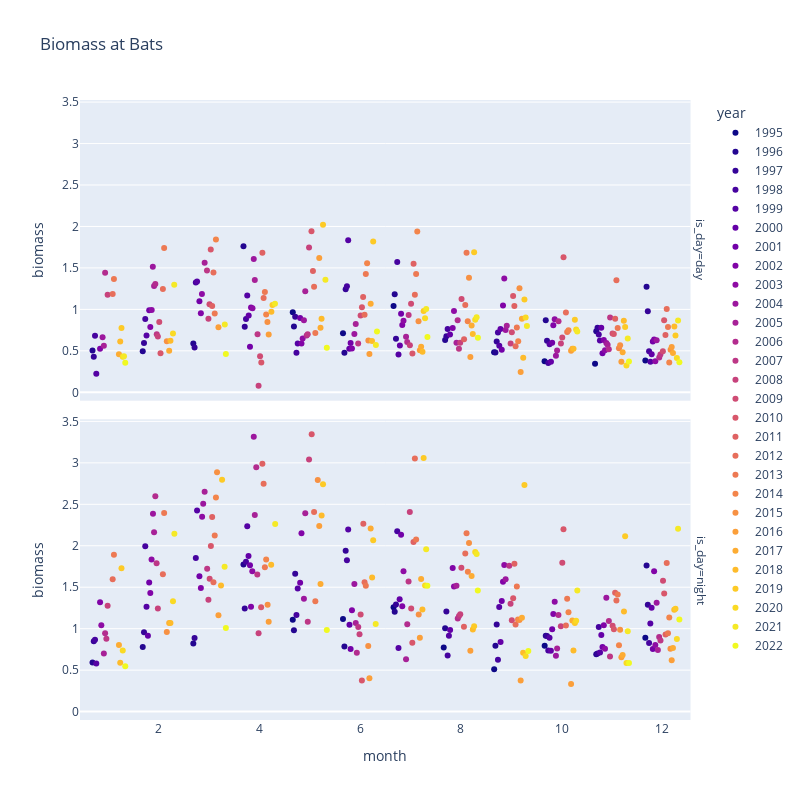

Here is the notebook cell this chart was saved with:
### Code cell
cmap = plt.get_cmap("RdBu_r")
cmap = plt.get_cmap("plasma")
n_colors = data_df.year.unique().size
rgba_colors = [cmap(i / (n_colors - 1)) for i in range(n_colors)]
hex_colors = [mcolors.to_hex(c) for c in rgba_colors]

px.strip(
    data_df,
    x="month",
    y="biomass",
    color="year",
    facet_row="is_day",
    title=f"Biomass at {station}",
    color_discrete_sequence=hex_colors,
).update_layout(height=800, width=800)

### Figure 1 — Plotly figure (JSON) as saved in the notebook; plotly's stock layout.template omitted (floating-point values rounded to 4 significant figures)
{"data": [{"alignmentgroup": "True", "boxpoints": "all", "fillcolor": "rgba(255,255,255,0)", "hoveron": "points", "hovertemplate": "year=1995<br>is_day=day<br>month=%{x}<br>biomass=%{y}<extra></extra>", "legendgroup": "1995", "line": {"color": "rgba(255,255,255,0)"}, "marker": {"color": "#0d0887"}, "name": "1995", "offsetgroup": "1995", "orientation": "v", "pointpos": 0, "showlegend": true, "type": "box", "x": [5, 6, 7, 9, 10, 11, 12], "x0": " ", "xaxis": "x2", "y": [0.964, 0.712, 1.042, 0.484, 0.374, 0.344, 0.384], "y0": " ", "yaxis": "y2"}, {"alignmentgroup": "True", "boxpoints": "all", "fillcolor": "rgba(255,255,255,0)", "hoveron": "points", "hovertemplate": "year=1995<br>is_day=night<br>month=%{x}<br>biomass=%{y}<extra></extra>", "legendgroup": "1995", "line": {"color": "rgba(255,255,255,0)"}, "marker": {"color": "#0d0887"}, "name": "1995", "offsetgroup": "1995", "orientation": "v", "pointpos": 0, "showlegend": false, "type": "box", "x": [5, 6, 7, 8, 9, 10, 12], "x0": " ", "xaxis": "x", "y": [1.108, 1.116, 1.258, 0.774, 0.512, 0.794, 0.892], "y0": " ", "yaxis": "y"}, {"alignmentgroup": "True", "boxpoints": "all", "fillcolor": "rgba(255,255,255,0)", "hoveron": "points", "hovertemplate": "year=1996<br>is_day=day<br>month=%{x}<br>biomass=%{y}<extra></extra>", "legendgroup": "1996", "line": {"color": "rgba(255,255,255,0)"}, "marker": {"color": "#240691"}, "name": "1996", "offsetgroup": "1996", "orientation": "v", "pointpos": 0, "showlegend": true, "type": "box", "x": [1, 2, 3, 4, 5, 6, 7, 8, 9, 10, 11, 12], "x0": " ", "xaxis": "x2", "y": [0.504, 0.496, 0.589, 1.762, 0.794, 0.476, 1.184, 0.632, 0.48, 0.87, 0.736, 1.272], "y0": " ", "yaxis": "y2"}, {"alignmentgroup": "True", "boxpoints": "all", "fillcolor": "rgba(255,255,255,0)", "hoveron": "points", "hovertemplate": "year=1996<br>is_day=night<br>month=%{x}<br>biomass=%{y}<extra></extra>", "legendgroup": "1996", "line": {"color": "rgba(255,255,255,0)"}, "marker": {"color": "#240691"}, "name": "1996", "offsetgroup": "1996", "orientation": "v", "pointpos": 0, "showlegend": false, "type": "box", "x": [1, 2, 3, 4, 5, 6, 7, 8, 9, 10, 11, 12], "x0": " ", "xaxis": "x", "y": [0.592, 0.779, 0.822, 1.773, 0.98, 0.786, 1.204, 1.004, 0.794, 0.916, 0.692, 1.762], "y0": " ", "yaxis": "y"}, {"alignmentgroup": "True", "boxpoints": "all", "fillcolor": "rgba(255,255,255,0)", "hoveron": "points", "hovertemplate": "year=1997<br>is_day=day<br>month=%{x}<br>biomass=%{y}<extra></extra>", "legendgroup": "1997", "line": {"color": "rgba(255,255,255,0)"}, "marker": {"color": "#350498"}, "name": "1997", "offsetgroup": "1997", "orientation": "v", "pointpos": 0, "showlegend": true, "type": "box", "x": [1, 2, 3, 4, 5, 6, 7, 8, 9, 10, 11, 12], "x0": " ", "xaxis": "x2", "y": [0.43, 0.594, 0.539, 0.79, 0.91, 1.242, 0.646, 0.676, 0.614, 0.622, 0.778, 0.976], "y0": " ", "yaxis": "y2"}, {"alignmentgroup": "True", "boxpoints": "all", "fillcolor": "rgba(255,255,255,0)", "hoveron": "points", "hovertemplate": "year=1997<br>is_day=night<br>month=%{x}<br>biomass=%{y}<extra></extra>", "legendgroup": "1997", "line": {"color": "rgba(255,255,255,0)"}, "marker": {"color": "#350498"}, "name": "1997", "offsetgroup": "1997", "orientation": "v", "pointpos": 0, "showlegend": false, "type": "box", "x": [1, 2, 3, 4, 5, 6, 7, 8, 9, 10, 11, 12], "x0": " ", "xaxis": "x", "y": [0.847, 0.956, 0.887, 1.242, 1.662, 1.94, 1.292, 1.208, 1.05, 0.912, 0.7, 1.29], "y0": " ", "yaxis": "y"}, {"alignmentgroup": "True", "boxpoints": "all", "fillcolor": "rgba(255,255,255,0)", "hoveron": "points", "hovertemplate": "year=1998<br>is_day=day<br>month=%{x}<br>biomass=%{y}<extra></extra>", "legendgroup": "1998", "line": {"color": "rgba(255,255,255,0)"}, "marker": {"color": "#46039f"}, "name": "1998", "offsetgroup": "1998", "orientation": "v", "pointpos": 0, "showlegend": true, "type": "box", "x": [1, 2, 3, 4, 5, 6, 7, 8, 9, 10, 11, 12], "x0": " ", "xaxis": "x2", "y": [0.682, 0.883, 1.324, 0.884, 0.478, 1.278, 1.57, 0.762, 0.722, 0.354, 0.696, 0.496], "y0": " ", "yaxis": "y2"}, {"alignmentgroup": "True", "boxpoints": "all", "fillcolor": "rgba(255,255,255,0)", "hoveron": "points", "hovertemplate": "year=1998<br>is_day=night<br>month=%{x}<br>biomass=%{y}<extra></extra>", "legendgroup": "1998", "line": {"color": "rgba(255,255,255,0)"}, "marker": {"color": "#46039f"}, "name": "1998", "offsetgroup": "1998", "orientation": "v", "pointpos": 0, "showlegend": false, "type": "box", "x": [1, 2, 3, 4, 5, 6, 7, 8, 9, 10, 11, 12], "x0": " ", "xaxis": "x", "y": [0.866, 1.995, 1.852, 1.806, 1.166, 1.824, 2.174, 0.676, 0.626, 0.738, 1.02, 0.826], "y0": " ", "yaxis": "y"}, {"alignmentgroup": "True", "boxpoints": "all", "fillcolor": "rgba(255,255,255,0)", "hoveron": "points", "hovertemplate": "year=1999<br>is_day=day<br>month=%{x}<br>biomass=%{y}<extra></extra>", "legendgroup": "1999", "line": {"color": "rgba(255,255,255,0)"}, "marker": {"color": "#5502a4"}, "name": "1999", "offsetgroup": "1999", "orientation": "v", "pointpos": 0, "showlegend": true, "type": "box", "x": [1, 2, 3, 4, 5, 6, 7, 9, 10, 11, 12], "x0": " ", "xaxis": "x2", "y": [0.225, 0.685, 1.336, 1.168, 0.588, 1.834, 0.456, 0.56, 0.578, 0.624, 0.368], "y0": " ", "yaxis": "y2"}, {"alignmentgroup": "True", "boxpoints": "all", "fillcolor": "rgba(255,255,255,0)", "hoveron": "points", "hovertemplate": "year=1999<br>is_day=night<br>month=%{x}<br>biomass=%{y}<extra></extra>", "legendgroup": "1999", "line": {"color": "rgba(255,255,255,0)"}, "marker": {"color": "#5502a4"}, "name": "1999", "offsetgroup": "1999", "orientation": "v", "pointpos": 0, "showlegend": false, "type": "box", "x": [1, 2, 3, 4, 5, 6, 7, 8, 9, 10, 11, 12], "x0": " ", "xaxis": "x", "y": [0.5787, 1.266, 2.424, 2.234, 1.486, 2.195, 0.768, 0.916, 1.262, 0.892, 0.714, 1.062], "y0": " ", "yaxis": "y"}, {"alignmentgroup": "True", "boxpoints": "all", "fillcolor": "rgba(255,255,255,0)", "hoveron": "points", "hovertemplate": "year=2000<br>is_day=day<br>month=%{x}<br>biomass=%{y}<extra></extra>", "legendgroup": "2000", "line": {"color": "rgba(255,255,255,0)"}, "marker": {"color": "#6400a7"}, "name": "2000", "offsetgroup": "2000", "orientation": "v", "pointpos": 0, "showlegend": true, "type": "box", "x": [4, 6, 7, 8, 9, 10, 11, 12], "x0": " ", "xaxis": "x2", "y": [0.926, 0.524, 0.564, 0.696, 0.764, 0.368, 0.778, 0.46], "y0": " ", "yaxis": "y2"}, {"alignmentgroup": "True", "boxpoints": "all", "fillcolor": "rgba(255,255,255,0)", "hoveron": "points", "hovertemplate": "year=2000<br>is_day=night<br>month=%{x}<br>biomass=%{y}<extra></extra>", "legendgroup": "2000", "line": {"color": "rgba(255,255,255,0)"}, "marker": {"color": "#6400a7"}, "name": "2000", "offsetgroup": "2000", "orientation": "v", "pointpos": 0, "showlegend": false, "type": "box", "x": [2, 4, 6, 7, 8, 9, 10, 11, 12], "x0": " ", "xaxis": "x", "y": [0.916, 1.876, 1.046, 1.356, 0.984, 0.838, 0.734, 0.924, 1.252], "y0": " ", "yaxis": "y"}, {"alignmentgroup": "True", "boxpoints": "all", "fillcolor": "rgba(255,255,255,0)", "hoveron": "points", "hovertemplate": "year=2001<br>is_day=day<br>month=%{x}<br>biomass=%{y}<extra></extra>", "legendgroup": "2001", "line": {"color": "rgba(255,255,255,0)"}, "marker": {"color": "#7201a8"}, "name": "2001", "offsetgroup": "2001", "orientation": "v", "pointpos": 0, "showlegend": true, "type": "box", "x": [2, 3, 4, 5, 6, 7, 9, 10, 11, 12], "x0": " ", "xaxis": "x2", "y": [0.99, 1.098, 0.55, 0.896, 0.594, 0.946, 0.512, 0.598, 0.472, 0.614], "y0": " ", "yaxis": "y2"}, {"alignmentgroup": "True", "boxpoints": "all", "fillcolor": "rgba(255,255,255,0)", "hoveron": "points", "hovertemplate": "year=2001<br>is_day=night<br>month=%{x}<br>biomass=%{y}<extra></extra>", "legendgroup": "2001", "line": {"color": "rgba(255,255,255,0)"}, "marker": {"color": "#7201a8"}, "name": "2001", "offsetgroup": "2001", "orientation": "v", "pointpos": 0, "showlegend": false, "type": "box", "x": [2, 3, 4, 5, 6, 7, 9, 10, 11, 12], "x0": " ", "xaxis": "x", "y": [1.558, 1.631, 1.766, 1.554, 0.754, 2.132, 1.334, 0.992, 0.78, 0.756], "y0": " ", "yaxis": "y"}, {"alignmentgroup": "True", "boxpoints": "all", "fillcolor": "rgba(255,255,255,0)", "hoveron": "points", "hovertemplate": "year=2002<br>is_day=day<br>month=%{x}<br>biomass=%{y}<extra></extra>", "legendgroup": "2002", "line": {"color": "rgba(255,255,255,0)"}, "marker": {"color": "#8104a7"}, "name": "2002", "offsetgroup": "2002", "orientation": "v", "pointpos": 0, "showlegend": true, "type": "box", "x": [1, 2, 3, 4, 5, 6, 7, 8, 9, 10, 11, 12], "x0": " ", "xaxis": "x2", "y": [0.524, 0.788, 0.952, 1.023, 0.588, 0.528, 0.812, 0.774, 1.048, 0.808, 0.632, 0.638], "y0": " ", "yaxis": "y2"}, {"alignmentgroup": "True", "boxpoints": "all", "fillcolor": "rgba(255,255,255,0)", "hoveron": "points", "hovertemplate": "year=2002<br>is_day=night<br>month=%{x}<br>biomass=%{y}<extra></extra>", "legendgroup": "2002", "line": {"color": "rgba(255,255,255,0)"}, "marker": {"color": "#8104a7"}, "name": "2002", "offsetgroup": "2002", "orientation": "v", "pointpos": 0, "showlegend": false, "type": "box", "x": [1, 2, 3, 4, 5, 6, 7, 8, 9, 10, 11, 12], "x0": " ", "xaxis": "x", "y": [1.318, 1.43, 1.491, 1.266, 2.15, 1.222, 1.272, 1.732, 1.566, 1.176, 1.04, 1.694], "y0": " ", "yaxis": "y"}, {"alignmentgroup": "True", "boxpoints": "all", "fillcolor": "rgba(255,255,255,0)", "hoveron": "points", "hovertemplate": "year=2003<br>is_day=day<br>month=%{x}<br>biomass=%{y}<extra></extra>", "legendgroup": "2003", "line": {"color": "rgba(255,255,255,0)"}, "marker": {"color": "#8e0ca4"}, "name": "2003", "offsetgroup": "2003", "orientation": "v", "pointpos": 0, "showlegend": true, "type": "box", "x": [2, 3, 4, 5, 7, 8, 9, 10, 11, 12], "x0": " ", "xaxis": "x2", "y": [0.994, 1.187, 1.013, 0.648, 0.862, 0.982, 1.372, 0.88, 0.508, 0.374], "y0": " ", "yaxis": "y2"}, {"alignmentgroup": "True", "boxpoints": "all", "fillcolor": "rgba(255,255,255,0)", "hoveron": "points", "hovertemplate": "year=2003<br>is_day=night<br>month=%{x}<br>biomass=%{y}<extra></extra>", "legendgroup": "2003", "line": {"color": "rgba(255,255,255,0)"}, "marker": {"color": "#8e0ca4"}, "name": "2003", "offsetgroup": "2003", "orientation": "v", "pointpos": 0, "showlegend": false, "type": "box", "x": [1, 2, 3, 4, 7, 8, 9, 10, 11, 12], "x0": " ", "xaxis": "x", "y": [1.04, 1.834, 2.351, 1.693, 1.692, 1.508, 1.768, 1.326, 0.758, 0.802], "y0": " ", "yaxis": "y"}, {"alignmentgroup": "True", "boxpoints": "all", "fillcolor": "rgba(255,255,255,0)", "hoveron": "points", "hovertemplate": "year=2004<br>is_day=day<br>month=%{x}<br>biomass=%{y}<extra></extra>", "legendgroup": "2004", "line": {"color": "rgba(255,255,255,0)"}, "marker": {"color": "#9c179e"}, "name": "2004", "offsetgroup": "2004", "orientation": "v", "pointpos": 0, "showlegend": true, "type": "box", "x": [1, 2, 4, 5, 6, 9, 10, 11, 12], "x0": " ", "xaxis": "x2", "y": [0.664, 1.514, 1.609, 0.87, 0.704, 0.752, 0.44, 0.594, 0.628], "y0": " ", "yaxis": "y2"}, {"alignmentgroup": "True", "boxpoints": "all", "fillcolor": "rgba(255,255,255,0)", "hoveron": "points", "hovertemplate": "year=2004<br>is_day=night<br>month=%{x}<br>biomass=%{y}<extra></extra>", "legendgroup": "2004", "line": {"color": "rgba(255,255,255,0)"}, "marker": {"color": "#9c179e"}, "name": "2004", "offsetgroup": "2004", "orientation": "v", "pointpos": 0, "showlegend": false, "type": "box", "x": [2, 3, 4, 5, 6, 9, 10, 11, 12], "x0": " ", "xaxis": "x", "y": [2.386, 2.506, 3.316, 1.36, 1.54, 1.596, 0.674, 1.374, 1.312], "y0": " ", "yaxis": "y"}, {"alignmentgroup": "True", "boxpoints": "all", "fillcolor": "rgba(255,255,255,0)", "hoveron": "points", "hovertemplate": "year=2005<br>is_day=day<br>month=%{x}<br>biomass=%{y}<extra></extra>", "legendgroup": "2005", "line": {"color": "rgba(255,255,255,0)"}, "marker": {"color": "#a72197"}, "name": "2005", "offsetgroup": "2005", "orientation": "v", "pointpos": 0, "showlegend": true, "type": "box", "x": [1, 2, 3, 4, 5, 6, 7, 8, 9, 10, 11], "x0": " ", "xaxis": "x2", "y": [0.56, 1.282, 1.563, 1.355, 1.218, 0.824, 0.67, 0.598, 0.802, 0.504, 0.572], "y0": " ", "yaxis": "y2"}, {"alignmentgroup": "True", "boxpoints": "all", "fillcolor": "rgba(255,255,255,0)", "hoveron": "points", "hovertemplate": "year=2005<br>is_day=night<br>month=%{x}<br>biomass=%{y}<extra></extra>", "legendgroup": "2005", "line": {"color": "rgba(255,255,255,0)"}, "marker": {"color": "#a72197"}, "name": "2005", "offsetgroup": "2005", "orientation": "v", "pointpos": 0, "showlegend": false, "type": "box", "x": [1, 2, 3, 4, 5, 6, 7, 8, 10, 12], "x0": " ", "xaxis": "x", "y": [0.7, 2.163, 2.652, 2.372, 2.392, 1.068, 0.63, 1.518, 0.76, 0.744], "y0": " ", "yaxis": "y"}, {"alignmentgroup": "True", "boxpoints": "all", "fillcolor": "rgba(255,255,255,0)", "hoveron": "points", "hovertemplate": "year=2006<br>is_day=day<br>month=%{x}<br>biomass=%{y}<extra></extra>", "legendgroup": "2006", "line": {"color": "rgba(255,255,255,0)"}, "marker": {"color": "#b32c8e"}, "name": "2006", "offsetgroup": "2006", "orientation": "v", "pointpos": 0, "showlegend": true, "type": "box", "x": [1, 2, 5, 7, 8, 10, 11, 12], "x0": " ", "xaxis": "x2", "y": [1.442, 1.306, 0.686, 0.606, 0.868, 0.858, 0.518, 0.42], "y0": " ", "yaxis": "y2"}, {"alignmentgroup": "True", "boxpoints": "all", "fillcolor": "rgba(255,255,255,0)", "hoveron": "points", "hovertemplate": "year=2006<br>is_day=night<br>month=%{x}<br>biomass=%{y}<extra></extra>", "legendgroup": "2006", "line": {"color": "rgba(255,255,255,0)"}, "marker": {"color": "#b32c8e"}, "name": "2006", "offsetgroup": "2006", "orientation": "v", "pointpos": 0, "showlegend": false, "type": "box", "x": [1, 2, 4, 6, 7, 8, 10, 11, 12], "x0": " ", "xaxis": "x", "y": [0.944, 2.597, 2.948, 0.71, 1.052, 1.122, 1.164, 1.094, 0.9], "y0": " ", "yaxis": "y"}, {"alignmentgroup": "True", "boxpoints": "all", "fillcolor": "rgba(255,255,255,0)", "hoveron": "points", "hovertemplate": "year=2007<br>is_day=day<br>month=%{x}<br>biomass=%{y}<extra></extra>", "legendgroup": "2007", "line": {"color": "rgba(255,255,255,0)"}, "marker": {"color": "#bd3786"}, "name": "2007", "offsetgroup": "2007", "orientation": "v", "pointpos": 0, "showlegend": true, "type": "box", "x": [2, 3, 4, 5, 6, 7, 8, 11, 12], "x0": " ", "xaxis": "x2", "y": [0.701, 1.468, 0.701, 0.7, 0.588, 0.932, 0.526, 0.902, 0.456], "y0": " ", "yaxis": "y2"}, {"alignmentgroup": "True", "boxpoints": "all", "fillcolor": "rgba(255,255,255,0)", "hoveron": "points", "hovertemplate": "year=2007<br>is_day=night<br>month=%{x}<br>biomass=%{y}<extra></extra>", "legendgroup": "2007", "line": {"color": "rgba(255,255,255,0)"}, "marker": {"color": "#bd3786"}, "name": "2007", "offsetgroup": "2007", "orientation": "v", "pointpos": 0, "showlegend": false, "type": "box", "x": [1, 2, 3, 4, 5, 6, 7, 8, 9, 11, 12], "x0": " ", "xaxis": "x", "y": [0.88, 1.79, 1.724, 1.653, 1.084, 1.02, 1.568, 1.154, 1.76, 0.666, 0.856], "y0": " ", "yaxis": "y"}, {"alignmentgroup": "True", "boxpoints": "all", "fillcolor": "rgba(255,255,255,0)", "hoveron": "points", "hovertemplate": "year=2008<br>is_day=day<br>month=%{x}<br>biomass=%{y}<extra></extra>", "legendgroup": "2008", "line": {"color": "rgba(255,255,255,0)"}, "marker": {"color": "#c7427c"}, "name": "2008", "offsetgroup": "2008", "orientation": "v", "pointpos": 0, "showlegend": true, "type": "box", "x": [1, 2, 3, 4, 5, 7, 8, 9, 10], "x0": " ", "xaxis": "x2", "y": [1.176, 0.672, 0.886, 0.08, 1.746, 0.568, 0.598, 0.59, 0.588], "y0": " ", "yaxis": "y2"}, {"alignmentgroup": "True", "boxpoints": "all", "fillcolor": "rgba(255,255,255,0)", "hoveron": "points", "hovertemplate": "year=2008<br>is_day=night<br>month=%{x}<br>biomass=%{y}<extra></extra>", "legendgroup": "2008", "line": {"color": "rgba(255,255,255,0)"}, "marker": {"color": "#c7427c"}, "name": "2008", "offsetgroup": "2008", "orientation": "v", "pointpos": 0, "showlegend": false, "type": "box", "x": [1, 2, 3, 4, 5, 6, 7, 8, 9, 10], "x0": " ", "xaxis": "x", "y": [1.278, 1.242, 1.348, 0.944, 3.04, 0.932, 2.406, 1.174, 1.302, 1.03], "y0": " ", "yaxis": "y"}, {"alignmentgroup": "True", "boxpoints": "all", "fillcolor": "rgba(255,255,255,0)", "hoveron": "points", "hovertemplate": "year=2009<br>is_day=day<br>month=%{x}<br>biomass=%{y}<extra></extra>", "legendgroup": "2009", "line": {"color": "rgba(255,255,255,0)"}, "marker": {"color": "#cf4c74"}, "name": "2009", "offsetgroup": "2009", "orientation": "v", "pointpos": 0, "showlegend": true, "type": "box", "x": [2, 3, 4, 6, 7, 8, 9, 10, 11, 12], "x0": " ", "xaxis": "x2", "y": [0.848, 1.063, 0.434, 0.9273, 1.068, 1.126, 0.724, 0.66, 0.708, 0.496], "y0": " ", "yaxis": "y2"}, {"alignmentgroup": "True", "boxpoints": "all", "fillcolor": "rgba(255,255,255,0)", "hoveron": "points", "hovertemplate": "year=2009<br>is_day=night<br>month=%{x}<br>biomass=%{y}<extra></extra>", "legendgroup": "2009", "line": {"color": "rgba(255,255,255,0)"}, "marker": {"color": "#cf4c74"}, "name": "2009", "offsetgroup": "2009", "orientation": "v", "pointpos": 0, "showlegend": false, "type": "box", "x": [3, 6, 7, 8, 9, 10, 11, 12], "x0": " ", "xaxis": "x", "y": [1.602, 1.17, 1.242, 1.736, 1.102, 1.794, 1.036, 1.578], "y0": " ", "yaxis": "y"}, {"alignmentgroup": "True", "boxpoints": "all", "fillcolor": "rgba(255,255,255,0)", "hoveron": "points", "hovertemplate": "year=2010<br>is_day=day<br>month=%{x}<br>biomass=%{y}<extra></extra>", "legendgroup": "2010", "line": {"color": "rgba(255,255,255,0)"}, "marker": {"color": "#d8576b"}, "name": "2010", "offsetgroup": "2010", "orientation": "v", "pointpos": 0, "showlegend": true, "type": "box", "x": [2, 3, 4, 5, 6, 7, 9, 10, 11, 12], "x0": " ", "xaxis": "x2", "y": [0.47, 1.722, 0.359, 1.942, 1.026, 0.468, 1.16, 1.628, 0.702, 0.868], "y0": " ", "yaxis": "y2"}, {"alignmentgroup": "True", "boxpoints": "all", "fillcolor": "rgba(255,255,255,0)", "hoveron": "points", "hovertemplate": "year=2010<br>is_day=night<br>month=%{x}<br>biomass=%{y}<extra></extra>", "legendgroup": "2010", "line": {"color": "rgba(255,255,255,0)"}, "marker": {"color": "#d8576b"}, "name": "2010", "offsetgroup": "2010", "orientation": "v", "pointpos": 0, "showlegend": false, "type": "box", "x": [3, 4, 5, 6, 7, 9, 10, 11, 12], "x0": " ", "xaxis": "x", "y": [1.996, 1.258, 3.344, 0.376, 0.83, 1.368, 2.2, 0.994, 1.424], "y0": " ", "yaxis": "y"}, {"alignmentgroup": "True", "boxpoints": "all", "fillcolor": "rgba(255,255,255,0)", "hoveron": "points", "hovertemplate": "year=2011<br>is_day=day<br>month=%{x}<br>biomass=%{y}<extra></extra>", "legendgroup": "2011", "line": {"color": "rgba(255,255,255,0)"}, "marker": {"color": "#df6263"}, "name": "2011", "offsetgroup": "2011", "orientation": "v", "pointpos": 0, "showlegend": true, "type": "box", "x": [3, 4, 5, 6, 7, 8, 9, 11, 12], "x0": " ", "xaxis": "x2", "y": [1.04, 1.684, 1.464, 1.15, 1.55, 0.64, 1.04, 0.887, 0.69], "y0": " ", "yaxis": "y2"}, {"alignmentgroup": "True", "boxpoints": "all", "fillcolor": "rgba(255,255,255,0)", "hoveron": "points", "hovertemplate": "year=2011<br>is_day=night<br>month=%{x}<br>biomass=%{y}<extra></extra>", "legendgroup": "2011", "line": {"color": "rgba(255,255,255,0)"}, "marker": {"color": "#df6263"}, "name": "2011", "offsetgroup": "2011", "orientation": "v", "pointpos": 0, "showlegend": false, "type": "box", "x": [3, 4, 6, 7, 8, 9, 11, 12], "x0": " ", "xaxis": "x", "y": [2.348, 2.988, 2.266, 2.046, 1.024, 1.784, 1.434, 0.93], "y0": " ", "yaxis": "y"}, {"alignmentgroup": "True", "boxpoints": "all", "fillcolor": "rgba(255,255,255,0)", "hoveron": "points", "hovertemplate": "year=2012<br>is_day=day<br>month=%{x}<br>biomass=%{y}<extra></extra>", "legendgroup": "2012", "line": {"color": "rgba(255,255,255,0)"}, "marker": {"color": "#e76e5b"}, "name": "2012", "offsetgroup": "2012", "orientation": "v", "pointpos": 0, "showlegend": true, "type": "box", "x": [1, 2, 3, 4, 5, 6, 7, 8, 9, 10, 11, 12], "x0": " ", "xaxis": "x2", "y": [1.186, 1.246, 1.446, 1.138, 1.272, 0.934, 1.176, 1.054, 0.554, 0.962, 1.352, 1.004], "y0": " ", "yaxis": "y2"}, {"alignmentgroup": "True", "boxpoints": "all", "fillcolor": "rgba(255,255,255,0)", "hoveron": "points", "hovertemplate": "year=2012<br>is_day=night<br>month=%{x}<br>biomass=%{y}<extra></extra>", "legendgroup": "2012", "line": {"color": "rgba(255,255,255,0)"}, "marker": {"color": "#e76e5b"}, "name": "2012", "offsetgroup": "2012", "orientation": "v", "pointpos": 0, "showlegend": false, "type": "box", "x": [1, 2, 3, 4, 5, 6, 7, 8, 9, 10, 11, 12], "x0": " ", "xaxis": "x", "y": [1.596, 1.658, 1.56, 2.747, 2.408, 1.56, 3.054, 1.908, 1.05, 1.038, 1.34, 1.792], "y0": " ", "yaxis": "y"}, {"alignmentgroup": "True", "boxpoints": "all", "fillcolor": "rgba(255,255,255,0)", "hoveron": "points", "hovertemplate": "year=2013<br>is_day=day<br>month=%{x}<br>biomass=%{y}<extra></extra>", "legendgroup": "2013", "line": {"color": "rgba(255,255,255,0)"}, "marker": {"color": "#ed7953"}, "name": "2013", "offsetgroup": "2013", "orientation": "v", "pointpos": 0, "showlegend": true, "type": "box", "x": [1, 2, 3, 4, 5, 6, 7, 8, 9, 10, 11, 12], "x0": " ", "xaxis": "x2", "y": [1.366, 1.739, 0.95, 1.209, 0.716, 1.428, 1.428, 1.683, 0.782, 0.728, 0.774, 0.788], "y0": " ", "yaxis": "y2"}, {"alignmentgroup": "True", "boxpoints": "all", "fillcolor": "rgba(255,255,255,0)", "hoveron": "points", "hovertemplate": "year=2013<br>is_day=night<br>month=%{x}<br>biomass=%{y}<extra></extra>", "legendgroup": "2013", "line": {"color": "rgba(255,255,255,0)"}, "marker": {"color": "#ed7953"}, "name": "2013", "offsetgroup": "2013", "orientation": "v", "pointpos": 0, "showlegend": false, "type": "box", "x": [1, 2, 3, 4, 5, 6, 7, 8, 9, 10, 11, 12], "x0": " ", "xaxis": "x", "y": [1.892, 2.394, 2.125, 1.74, 1.33, 1.518, 2.076, 2.152, 1.508, 1.36, 1.412, 0.946], "y0": " ", "yaxis": "y"}, {"alignmentgroup": "True", "boxpoints": "all", "fillcolor": "rgba(255,255,255,0)", "hoveron": "points", "hovertemplate": "year=2014<br>is_day=day<br>month=%{x}<br>biomass=%{y}<extra></extra>", "legendgroup": "2014", "line": {"color": "rgba(255,255,255,0)"}, "marker": {"color": "#f3854b"}, "name": "2014", "offsetgroup": "2014", "orientation": "v", "pointpos": 0, "showlegend": true, "type": "box", "x": [3, 4, 6, 7, 8, 9, 10, 11, 12], "x0": " ", "xaxis": "x2", "y": [1.844, 0.939, 1.556, 1.94, 0.858, 0.616, 0.748, 0.53, 0.36], "y0": " ", "yaxis": "y2"}, {"alignmentgroup": "True", "boxpoints": "all", "fillcolor": "rgba(255,255,255,0)", "hoveron": "points", "hovertemplate": "year=2014<br>is_day=night<br>month=%{x}<br>biomass=%{y}<extra></extra>", "legendgroup": "2014", "line": {"color": "rgba(255,255,255,0)"}, "marker": {"color": "#f3854b"}, "name": "2014", "offsetgroup": "2014", "orientation": "v", "pointpos": 0, "showlegend": false, "type": "box", "x": [3, 4, 8, 9, 10, 11, 12], "x0": " ", "xaxis": "x", "y": [2.582, 1.835, 1.688, 1.11, 1.198, 0.8, 1.134], "y0": " ", "yaxis": "y"}, {"alignmentgroup": "True", "boxpoints": "all", "fillcolor": "rgba(255,255,255,0)", "hoveron": "points", "hovertemplate": "year=2015<br>is_day=day<br>month=%{x}<br>biomass=%{y}<extra></extra>", "legendgroup": "2015", "line": {"color": "rgba(255,255,255,0)"}, "marker": {"color": "#f79143"}, "name": "2015", "offsetgroup": "2015", "orientation": "v", "pointpos": 0, "showlegend": true, "type": "box", "x": [2, 4, 6, 7, 8, 9, 11, 12], "x0": " ", "xaxis": "x2", "y": [0.617, 0.848, 0.626, 0.858, 1.382, 1.256, 0.568, 0.512], "y0": " ", "yaxis": "y2"}, {"alignmentgroup": "True", "boxpoints": "all", "fillcolor": "rgba(255,255,255,0)", "hoveron": "points", "hovertemplate": "year=2015<br>is_day=night<br>month=%{x}<br>biomass=%{y}<extra></extra>", "legendgroup": "2015", "line": {"color": "rgba(255,255,255,0)"}, "marker": {"color": "#f79143"}, "name": "2015", "offsetgroup": "2015", "orientation": "v", "pointpos": 0, "showlegend": false, "type": "box", "x": [2, 3, 4, 5, 6, 7, 8, 9, 11, 12], "x0": " ", "xaxis": "x", "y": [0.959, 2.888, 1.289, 2.792, 0.792, 1.172, 2.034, 1.104, 0.988, 0.758], "y0": " ", "yaxis": "y"}, {"alignmentgroup": "True", "boxpoints": "all", "fillcolor": "rgba(255,255,255,0)", "hoveron": "points", "hovertemplate": "year=2016<br>is_day=day<br>month=%{x}<br>biomass=%{y}<extra></extra>", "legendgroup": "2016", "line": {"color": "rgba(255,255,255,0)"}, "marker": {"color": "#fb9f3a"}, "name": "2016", "offsetgroup": "2016", "orientation": "v", "pointpos": 0, "showlegend": true, "type": "box", "x": [3, 4, 5, 6, 7, 8, 9, 10, 11, 12], "x0": " ", "xaxis": "x2", "y": [0.786, 0.696, 1.62, 0.462, 0.506, 0.426, 0.246, 0.5, 0.368, 0.546], "y0": " ", "yaxis": "y2"}, {"alignmentgroup": "True", "boxpoints": "all", "fillcolor": "rgba(255,255,255,0)", "hoveron": "points", "hovertemplate": "year=2016<br>is_day=night<br>month=%{x}<br>biomass=%{y}<extra></extra>", "legendgroup": "2016", "line": {"color": "rgba(255,255,255,0)"}, "marker": {"color": "#fb9f3a"}, "name": "2016", "offsetgroup": "2016", "orientation": "v", "pointpos": 0, "showlegend": false, "type": "box", "x": [3, 4, 5, 6, 7, 8, 9, 10, 11, 12], "x0": " ", "xaxis": "x", "y": [1.163, 1.083, 2.238, 0.402, 0.89, 0.734, 0.374, 0.334, 0.654, 0.618], "y0": " ", "yaxis": "y"}, {"alignmentgroup": "True", "boxpoints": "all", "fillcolor": "rgba(255,255,255,0)", "hoveron": "points", "hovertemplate": "year=2017<br>is_day=day<br>month=%{x}<br>biomass=%{y}<extra></extra>", "legendgroup": "2017", "line": {"color": "rgba(255,255,255,0)"}, "marker": {"color": "#fdac33"}, "name": "2017", "offsetgroup": "2017", "orientation": "v", "pointpos": 0, "showlegend": true, "type": "box", "x": [1, 2, 5, 6, 7, 8, 9, 10, 11, 12], "x0": " ", "xaxis": "x2", "y": [0.46, 0.502, 0.779, 1.068, 0.548, 0.806, 0.886, 0.526, 0.482, 0.474], "y0": " ", "yaxis": "y2"}, {"alignmentgroup": "True", "boxpoints": "all", "fillcolor": "rgba(255,255,255,0)", "hoveron": "points", "hovertemplate": "year=2017<br>is_day=night<br>month=%{x}<br>biomass=%{y}<extra></extra>", "legendgroup": "2017", "line": {"color": "rgba(255,255,255,0)"}, "marker": {"color": "#fdac33"}, "name": "2017", "offsetgroup": "2017", "orientation": "v", "pointpos": 0, "showlegend": false, "type": "box", "x": [1, 2, 5, 6, 7, 8, 9, 10, 11, 12], "x0": " ", "xaxis": "x", "y": [0.804, 1.07, 1.54, 2.208, 1.598, 1.634, 1.132, 1.098, 0.684, 0.768], "y0": " ", "yaxis": "y"}, {"alignmentgroup": "True", "boxpoints": "all", "fillcolor": "rgba(255,255,255,0)", "hoveron": "points", "hovertemplate": "year=2018<br>is_day=day<br>month=%{x}<br>biomass=%{y}<extra></extra>", "legendgroup": "2018", "line": {"color": "rgba(255,255,255,0)"}, "marker": {"color": "#febb2b"}, "name": "2018", "offsetgroup": "2018", "orientation": "v", "pointpos": 0, "showlegend": true, "type": "box", "x": [1, 2, 4, 5, 6, 7, 8, 9, 10, 11, 12], "x0": " ", "xaxis": "x2", "y": [0.614, 0.623, 0.972, 0.888, 0.62, 0.49, 0.704, 0.416, 0.526, 0.864, 0.794], "y0": " ", "yaxis": "y2"}, {"alignmentgroup": "True", "boxpoints": "all", "fillcolor": "rgba(255,255,255,0)", "hoveron": "points", "hovertemplate": "year=2018<br>is_day=night<br>month=%{x}<br>biomass=%{y}<extra></extra>", "legendgroup": "2018", "line": {"color": "rgba(255,255,255,0)"}, "marker": {"color": "#febb2b"}, "name": "2018", "offsetgroup": "2018", "orientation": "v", "pointpos": 0, "showlegend": false, "type": "box", "x": [1, 2, 3, 4, 5, 6, 7, 8, 9, 10, 11, 12], "x0": " ", "xaxis": "x", "y": [0.59, 1.069, 1.521, 1.771, 2.364, 1.616, 1.23, 0.99, 0.71, 0.736, 1.206, 1.228], "y0": " ", "yaxis": "y"}, {"alignmentgroup": "True", "boxpoints": "all", "fillcolor": "rgba(255,255,255,0)", "hoveron": "points", "hovertemplate": "year=2019<br>is_day=day<br>month=%{x}<br>biomass=%{y}<extra></extra>", "legendgroup": "2019", "line": {"color": "rgba(255,255,255,0)"}, "marker": {"color": "#fdca26"}, "name": "2019", "offsetgroup": "2019", "orientation": "v", "pointpos": 0, "showlegend": true, "type": "box", "x": [1, 4, 5, 6, 7, 8, 9, 10, 11, 12], "x0": " ", "xaxis": "x2", "y": [0.774, 1.052, 2.022, 1.82, 0.982, 1.69, 1.118, 0.874, 0.788, 0.686], "y0": " ", "yaxis": "y2"}, {"alignmentgroup": "True", "boxpoints": "all", "fillcolor": "rgba(255,255,255,0)", "hoveron": "points", "hovertemplate": "year=2019<br>is_day=night<br>month=%{x}<br>biomass=%{y}<extra></extra>", "legendgroup": "2019", "line": {"color": "rgba(255,255,255,0)"}, "marker": {"color": "#fdca26"}, "name": "2019", "offsetgroup": "2019", "orientation": "v", "pointpos": 0, "showlegend": false, "type": "box", "x": [1, 3, 5, 6, 7, 8, 9, 10, 11, 12], "x0": " ", "xaxis": "x", "y": [1.728, 2.796, 2.742, 2.068, 3.06, 1.03, 2.734, 1.068, 2.116, 1.24], "y0": " ", "yaxis": "y"}, {"alignmentgroup": "True", "boxpoints": "all", "fillcolor": "rgba(255,255,255,0)", "hoveron": "points", "hovertemplate": "year=2020<br>is_day=day<br>month=%{x}<br>biomass=%{y}<extra></extra>", "legendgroup": "2020", "line": {"color": "rgba(255,255,255,0)"}, "marker": {"color": "#fada24"}, "name": "2020", "offsetgroup": "2020", "orientation": "v", "pointpos": 0, "showlegend": true, "type": "box", "x": [1, 2, 7, 8, 9, 10, 11, 12], "x0": " ", "xaxis": "x2", "y": [0.43, 0.708, 0.894, 0.874, 0.902, 0.756, 0.322, 0.414], "y0": " ", "yaxis": "y2"}, {"alignmentgroup": "True", "boxpoints": "all", "fillcolor": "rgba(255,255,255,0)", "hoveron": "points", "hovertemplate": "year=2020<br>is_day=night<br>month=%{x}<br>biomass=%{y}<extra></extra>", "legendgroup": "2020", "line": {"color": "rgba(255,255,255,0)"}, "marker": {"color": "#fada24"}, "name": "2020", "offsetgroup": "2020", "orientation": "v", "pointpos": 0, "showlegend": false, "type": "box", "x": [1, 2, 7, 8, 9, 10, 11, 12], "x0": " ", "xaxis": "x", "y": [0.736, 1.332, 1.521, 1.924, 0.672, 1.096, 0.586, 0.876], "y0": " ", "yaxis": "y"}, {"alignmentgroup": "True", "boxpoints": "all", "fillcolor": "rgba(255,255,255,0)", "hoveron": "points", "hovertemplate": "year=2021<br>is_day=day<br>month=%{x}<br>biomass=%{y}<extra></extra>", "legendgroup": "2021", "line": {"color": "rgba(255,255,255,0)"}, "marker": {"color": "#f5e926"}, "name": "2021", "offsetgroup": "2021", "orientation": "v", "pointpos": 0, "showlegend": true, "type": "box", "x": [1, 2, 3, 4, 5, 6, 7, 8, 9, 10, 11, 12], "x0": " ", "xaxis": "x2", "y": [0.434, 1.296, 0.818, 1.068, 1.356, 0.57, 1.006, 0.906, 0.8, 0.732, 0.65, 0.866], "y0": " ", "yaxis": "y2"}, {"alignmentgroup": "True", "boxpoints": "all", "fillcolor": "rgba(255,255,255,0)", "hoveron": "points", "hovertemplate": "year=2021<br>is_day=night<br>month=%{x}<br>biomass=%{y}<extra></extra>", "legendgroup": "2021", "line": {"color": "rgba(255,255,255,0)"}, "marker": {"color": "#f5e926"}, "name": "2021", "offsetgroup": "2021", "orientation": "v", "pointpos": 0, "showlegend": false, "type": "box", "x": [2, 3, 4, 6, 7, 8, 10, 11, 12], "x0": " ", "xaxis": "x", "y": [2.146, 1.746, 2.262, 1.056, 1.958, 1.9, 1.46, 0.968, 2.204], "y0": " ", "yaxis": "y"}, {"alignmentgroup": "True", "boxpoints": "all", "fillcolor": "rgba(255,255,255,0)", "hoveron": "points", "hovertemplate": "year=2022<br>is_day=day<br>month=%{x}<br>biomass=%{y}<extra></extra>", "legendgroup": "2022", "line": {"color": "rgba(255,255,255,0)"}, "marker": {"color": "#f0f921"}, "name": "2022", "offsetgroup": "2022", "orientation": "v", "pointpos": 0, "showlegend": true, "type": "box", "x": [1, 3, 5, 6, 7, 8, 11, 12], "x0": " ", "xaxis": "x2", "y": [0.356, 0.462, 0.536, 0.734, 0.666, 0.658, 0.37, 0.362], "y0": " ", "yaxis": "y2"}, {"alignmentgroup": "True", "boxpoints": "all", "fillcolor": "rgba(255,255,255,0)", "hoveron": "points", "hovertemplate": "year=2022<br>is_day=night<br>month=%{x}<br>biomass=%{y}<extra></extra>", "legendgroup": "2022", "line": {"color": "rgba(255,255,255,0)"}, "marker": {"color": "#f0f921"}, "name": "2022", "offsetgroup": "2022", "orientation": "v", "pointpos": 0, "showlegend": false, "type": "box", "x": [1, 3, 5, 7, 8, 9, 11, 12], "x0": " ", "xaxis": "x", "y": [0.548, 1.008, 0.984, 1.518, 1.46, 0.731, 0.586, 1.11], "y0": " ", "yaxis": "y"}], "layout": {"annotations": [{"font": {}, "showarrow": false, "text": "is_day=night", "textangle": 90, "x": 0.98, "xanchor": "left", "xref": "paper", "y": 0.2425, "yanchor": "middle", "yref": "paper"}, {"font": {}, "showarrow": false, "text": "is_day=day", "textangle": 90, "x": 0.98, "xanchor": "left", "xref": "paper", "y": 0.7575, "yanchor": "middle", "yref": "paper"}], "boxmode": "group", "height": 800, "legend": {"title": {"text": "year"}, "tracegroupgap": 0}, "title": {"text": "Biomass at Bats"}, "width": 800, "xaxis": {"anchor": "y", "domain": [0, 0.98], "title": {"text": "month"}}, "xaxis2": {"anchor": "y2", "domain": [0, 0.98], "matches": "x", "showticklabels": false}, "yaxis": {"anchor": "x", "domain": [0, 0.485], "title": {"text": "biomass"}}, "yaxis2": {"anchor": "x2", "domain": [0.515, 1], "matches": "y", "title": {"text": "biomass"}}}}
